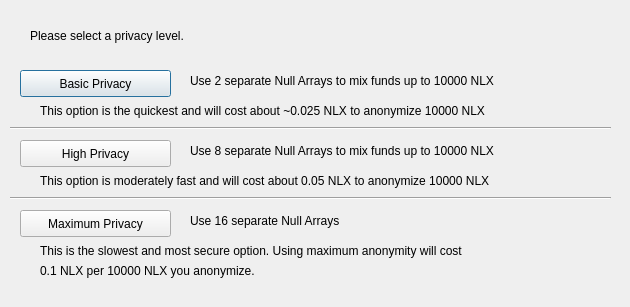
<?xml version="1.0" encoding="UTF-8"?>
<ui version="4.0">
 <class>ObfuscationConfig</class>
 <widget class="QDialog" name="ObfuscationConfig">
  <property name="geometry">
   <rect>
    <x>0</x>
    <y>0</y>
    <width>630</width>
    <height>307</height>
   </rect>
  </property>
  <property name="windowTitle">
   <string>Configure Obfuscation</string>
  </property>
  <widget class="QPushButton" name="buttonBasic">
   <property name="geometry">
    <rect>
     <x>20</x>
     <y>70</y>
     <width>151</width>
     <height>27</height>
    </rect>
   </property>
   <property name="text">
    <string>Basic Privacy</string>
   </property>
  </widget>
  <widget class="QPushButton" name="buttonHigh">
   <property name="geometry">
    <rect>
     <x>20</x>
     <y>140</y>
     <width>151</width>
     <height>27</height>
    </rect>
   </property>
   <property name="text">
    <string>High Privacy</string>
   </property>
  </widget>
  <widget class="QPushButton" name="buttonMax">
   <property name="geometry">
    <rect>
     <x>20</x>
     <y>210</y>
     <width>151</width>
     <height>27</height>
    </rect>
   </property>
   <property name="text">
    <string>Maximum Privacy</string>
   </property>
  </widget>
  <widget class="QLabel" name="label">
   <property name="geometry">
    <rect>
     <x>30</x>
     <y>20</y>
     <width>571</width>
     <height>31</height>
    </rect>
   </property>
   <property name="text">
    <string>Please select a privacy level.</string>
   </property>
  </widget>
  <widget class="QLabel" name="label_2">
   <property name="geometry">
    <rect>
     <x>190</x>
     <y>70</y>
     <width>421</width>
     <height>21</height>
    </rect>
   </property>
   <property name="text">
    <string>Use 2 separate Null Arrays to mix funds up to 10000 NLX</string>
   </property>
  </widget>
  <widget class="QLabel" name="label_3">
   <property name="geometry">
    <rect>
     <x>190</x>
     <y>140</y>
     <width>411</width>
     <height>21</height>
    </rect>
   </property>
   <property name="text">
    <string>Use 8 separate Null Arrays to mix funds up to 10000 NLX</string>
   </property>
  </widget>
  <widget class="QLabel" name="label_4">
   <property name="geometry">
    <rect>
     <x>190</x>
     <y>210</y>
     <width>421</width>
     <height>21</height>
    </rect>
   </property>
   <property name="text">
    <string>Use 16 separate Null Arrays</string>
   </property>
  </widget>
  <widget class="QLabel" name="label_6">
   <property name="geometry">
    <rect>
     <x>40</x>
     <y>100</y>
     <width>561</width>
     <height>21</height>
    </rect>
   </property>
   <property name="text">
    <string>This option is the quickest and will cost about ~0.025 NLX to anonymize 10000 NLX</string>
   </property>
  </widget>
  <widget class="QLabel" name="label_7">
   <property name="geometry">
    <rect>
     <x>40</x>
     <y>170</y>
     <width>561</width>
     <height>21</height>
    </rect>
   </property>
   <property name="text">
    <string>This option is moderately fast and will cost about 0.05 NLX to anonymize 10000 NLX</string>
   </property>
  </widget>
  <widget class="QLabel" name="label_8">
   <property name="geometry">
    <rect>
     <x>40</x>
     <y>240</y>
     <width>561</width>
     <height>21</height>
    </rect>
   </property>
   <property name="text">
    <string>This is the slowest and most secure option. Using maximum anonymity will cost</string>
   </property>
  </widget>
  <widget class="QLabel" name="label_9">
   <property name="geometry">
    <rect>
     <x>40</x>
     <y>260</y>
     <width>561</width>
     <height>21</height>
    </rect>
   </property>
   <property name="text">
    <string>0.1 NLX per 10000 NLX you anonymize.</string>
   </property>
  </widget>
  <widget class="Line" name="line">
   <property name="geometry">
    <rect>
     <x>10</x>
     <y>120</y>
     <width>601</width>
     <height>16</height>
    </rect>
   </property>
   <property name="orientation">
    <enum>Qt::Horizontal</enum>
   </property>
  </widget>
  <widget class="Line" name="line_2">
   <property name="geometry">
    <rect>
     <x>10</x>
     <y>190</y>
     <width>601</width>
     <height>16</height>
    </rect>
   </property>
   <property name="orientation">
    <enum>Qt::Horizontal</enum>
   </property>
  </widget>
 </widget>
 <resources/>
 <connections/>
</ui>
